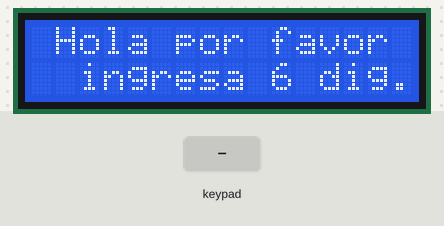
A sketch run on a simulated Arduino Uno, built with avr-gcc and run on an emulated ATmega328P. Parts: 16×2 character LCD. The inputs (shaded band) are chosen by the test bench.

Above: at 0.1 s.
5.8 s: keypad keys 9 8 7 6 D pressed 0.4 s apart
At 8.9 s:
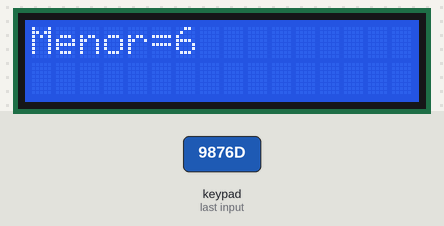
9.3 s: key 'B' pressed
At 10.2 s:
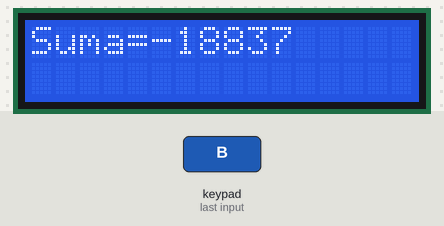
11.0 s: key 'C' pressed
At 11.6 s:
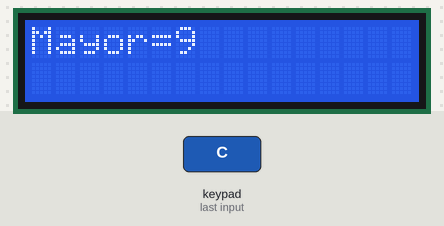
12.7 s: keypad keys 9 8 7 6 pressed 0.4 s apart
At 14.8 s:
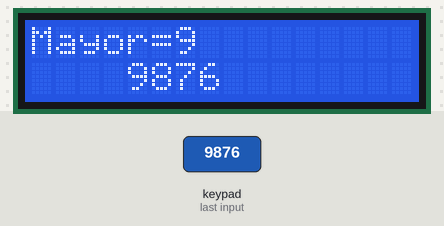
15.8 s: key 'D' pressed
At 17.4 s:
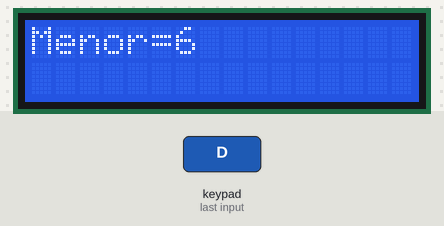
Timing chart, 0 to 18.5 s (numbered marks = the images above; inputs shaded):
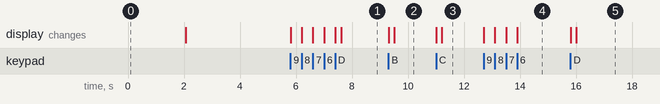

The sketch:

operaciones_teclado.ino.ino
```cpp
 #include  <Keypad.h>
    #include <LiquidCrystal.h>


    LiquidCrystal lcd (0,1,10,11,12,13);  // creamos un objeto LiquidCrystal ()
    char entrada;


    // Empieza el codigo necesario para utilizar el keypad
    const byte filas = 4;
    const byte columnas = 4;
    byte pinFilas [filas] = {9,8,7,6};   //en orden: F1,F2,F3,F4
    byte pinColumnas [columnas] = {5,4,3,2};   //en orden: C1,C2,C3

    char teclas [filas][columnas] = {
      {'1','2','3','A'},
      {'4','5','6','B'},
      {'7','8','9','C'},
      {'*','0','#','D'},
      };

      Keypad teclado = Keypad(makeKeymap(teclas), pinFilas, pinColumnas, filas, columnas);
    //termina el codigo necesario
    char tecla;
    int numero;
    int numeros[6]={0,0,0,0,0,0};
    int registro[6]={0,0,0,0,0,0};
    int cont;
    int orden[6];

    void setup(){
       lcd.begin(16,2);
       lcd.print(" Hola por favor ");   //imprimimos un mensaje
       lcd.setCursor(1,1);
       lcd.print(" ingresa 6 dig. ");  //istrucciones
       delay(2000);
       lcd.clear();   //limpiar la pantalla
       delay(2500);
      }

    void loop(){
    tecla = teclado.getKey();
       if(tecla !=NO_KEY){  //si se presiona una tecla
          if(tecla==65)  //si tecla es A (65 en asc11), Ordena los numeros presionados de mayor a menor y mostrar el orden en el LCD
         {
          ordenar(); //llama funcion para ordenar numeros
         }

         else if(tecla==66)//si tecla es B, suma los numeros presionados y mostrara el resultado de la suma en el LCD
         {
           sumatoria();
         }


          else if (tecla==67)  //si la tecla es C, En base a los numeros presionados se mostraran enel LCD en el numero mayor
         {

           numeroMayor();
          }


          else if(tecla==68) //si la tecla es D, En base a los numeros presionados se mostrara en el LCD numero menor
          {
           numeroMenor();
          }
           else{
           numero = tecla - 48;    //convertir el caracter a valor numerico
           numeros[cont]=numero;  //se guardar caracter por caracter en el arreglo numeros []
           registro[cont]=numero;  //variables parqa funcion ordenar()
           lcd.setCursor(cont, 1);
           lcd.print(numeros[cont]);       //desplegar en el lcd
           cont=cont+1;   //icrementamos la variable cont
           }
         }
       }
       void ordenar()
       {
       int aux,y,x;
       // 2,6,3,7,4,0

           for(x=0;x<cont;x++)
        {
          aux=-1;
          for(y=0;y<cont;y++)
          {
           if( registro[y] > aux)   //compara el valor actual en los siguientes
           {
              aux= registro[y];
              orden[x] = y ;
           }
        }
         registro[orden[x]]=0; //se iguala a 0 para que no siempre detecte el mismo numero como mayor
      }
    //orden[0]=mayor
    //orden[1]=
    //orden[2]=
    //orden[3]=
    //orden[15]=menor
    //con respecto a los valores
    //ejemplos:si orden [0]=3 significa que el numero mayor esta en numeros[3]
    //DESPLEGAR VALORES ORDENADOS EN LCD

    for(x=0;x<cont;x++)
    {
      lcd.setCursor(x, 1);
      lcd.print(numeros[orden[x]]);   //se imprime en el LCD la tecla presionada
      }
    }
    void sumatoria()
    {
      int suma=0,x,aux=0;
      for(x=0; x<16; x++)
      {
       suma=numeros[x] + suma;
      }
       lcd.clear();  //limpiar la pantalla
       delay(200);
       lcd.print("Suma=");
       lcd.print(suma);  //se imprime en el LCD la tecla presionada
    }
      void numeroMayor()
     {
       int aux,y,x;
       for(x=0;x<cont;x++)
     {
         aux=-1;
       for(y=0;y<cont;y++)
       {
          if(numeros[y]>aux)   //compara el valor actual con los siguientes
         aux=numeros[y];
       }
     }
         lcd.clear();   //limpiar la pantalla
         delay(200);
         lcd.print("Mayor=");
         lcd.print(aux);   //se imprime en el LCD en el numero mayor
     }
      void numeroMenor()
      {
      int aux,y,x;
      for(x=0;x<cont;x++)
      {
          aux=10;
          for(y=0;y<cont;y++)
        {
           if(numeros[y] < aux )   //compara el valor actual con los siguientes
            aux=numeros[y];
       }
    }
    lcd.clear();   //limpiar la pantalla
    delay(200);
    lcd.print("Menor=");
    lcd.print(aux);
    }
```

Measured:
- after the input at 5.8 s, the display: first changes at once (image 1 shows a later state)
- after the input at 9.3 s, the display: first changes at once (image 2 shows a later state)
- after the input at 11.0 s, the display: first changes at once (image 3 shows a later state)
- after the input at 12.7 s, the display: first changes at once (image 4 shows a later state)
- after the input at 15.8 s, the display: first changes at once (image 5 shows a later state)
